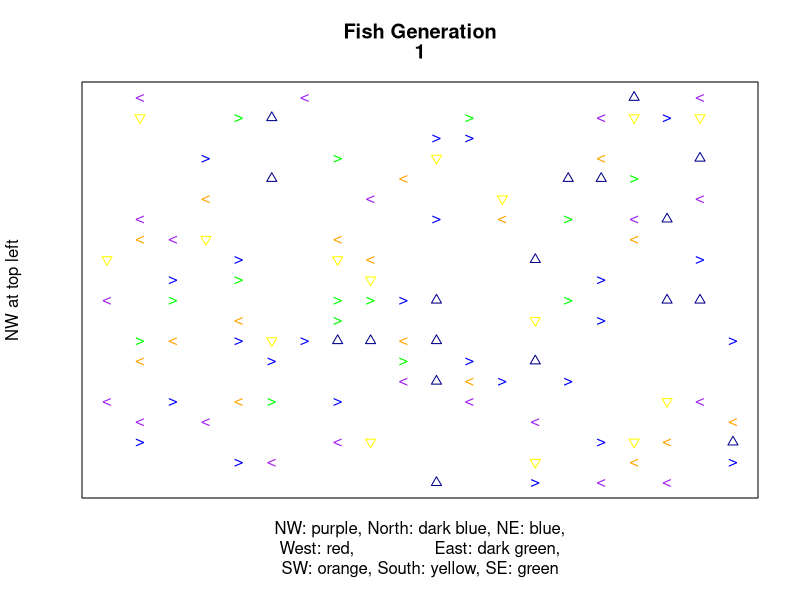
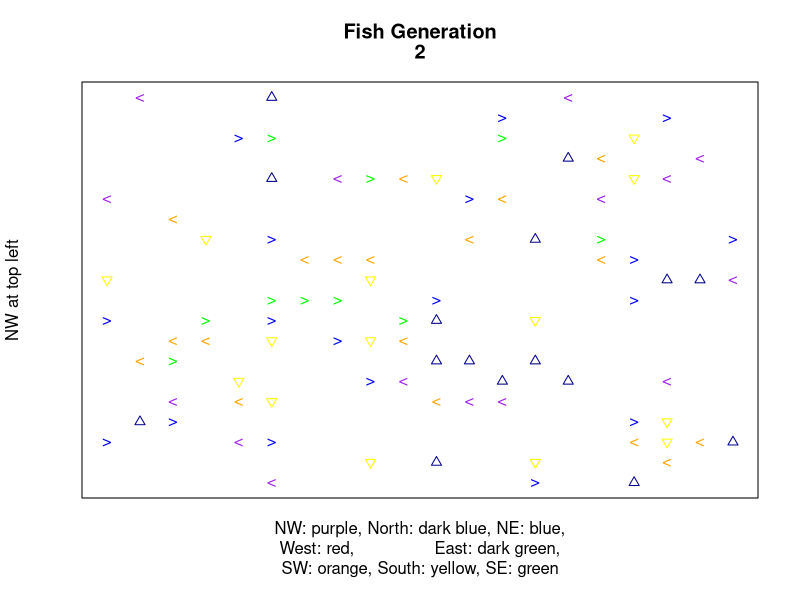
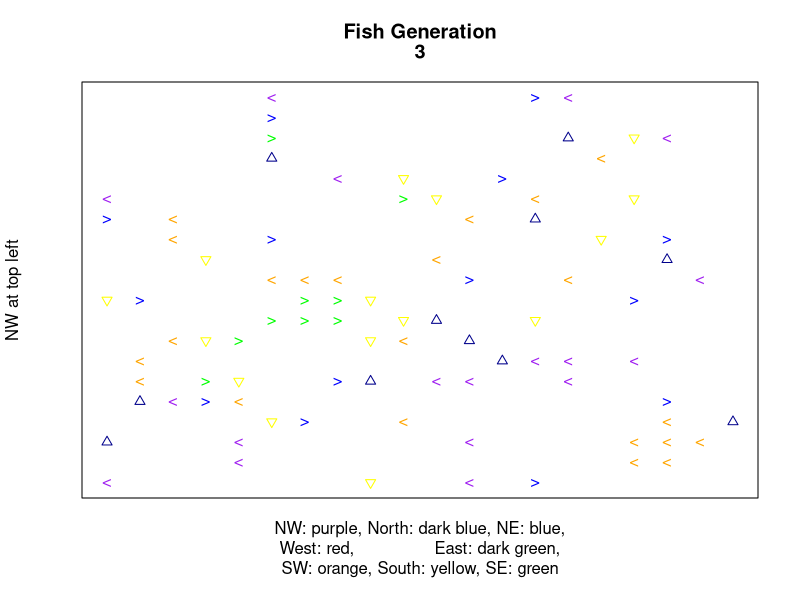
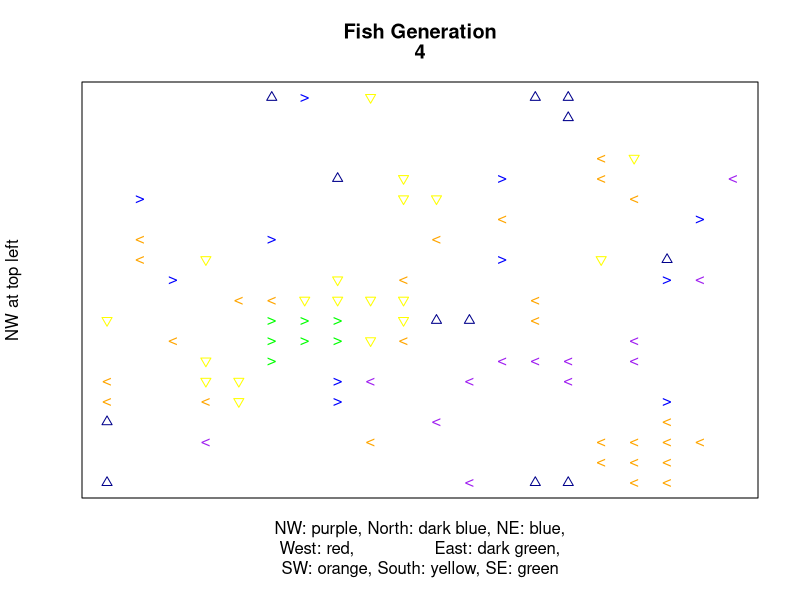
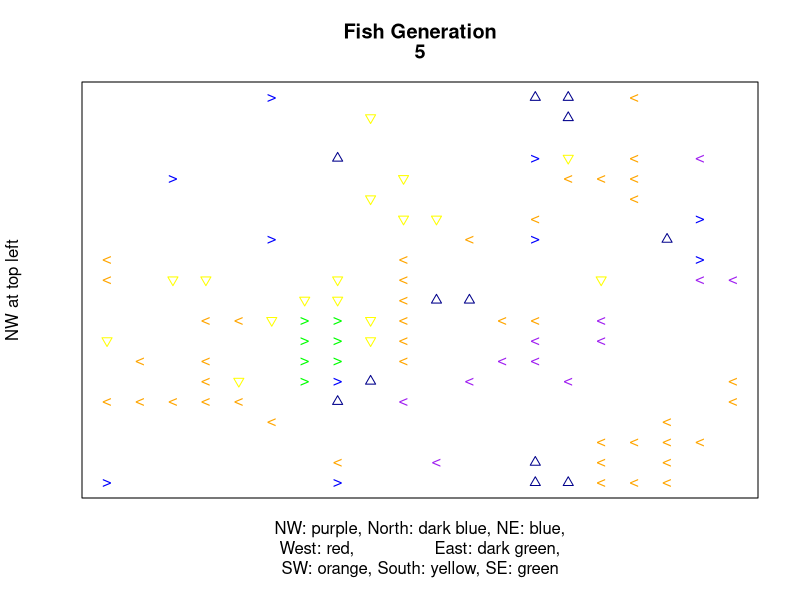
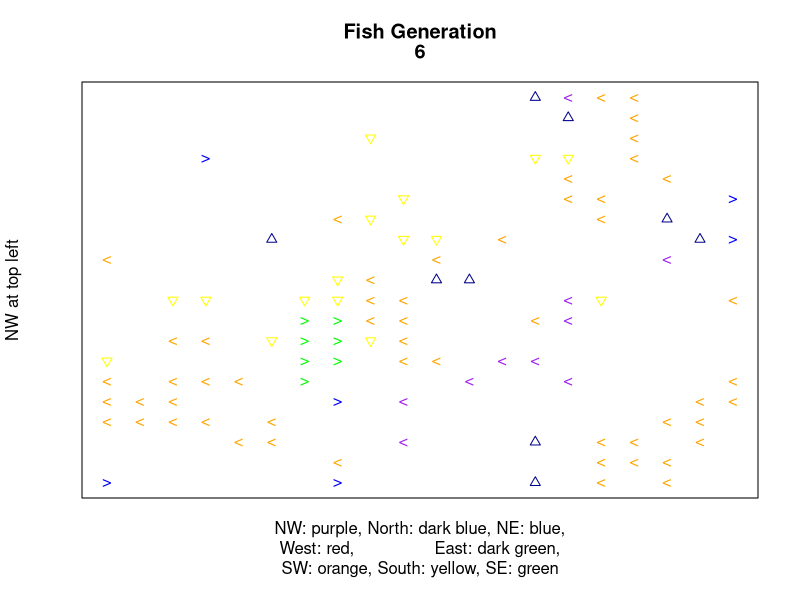
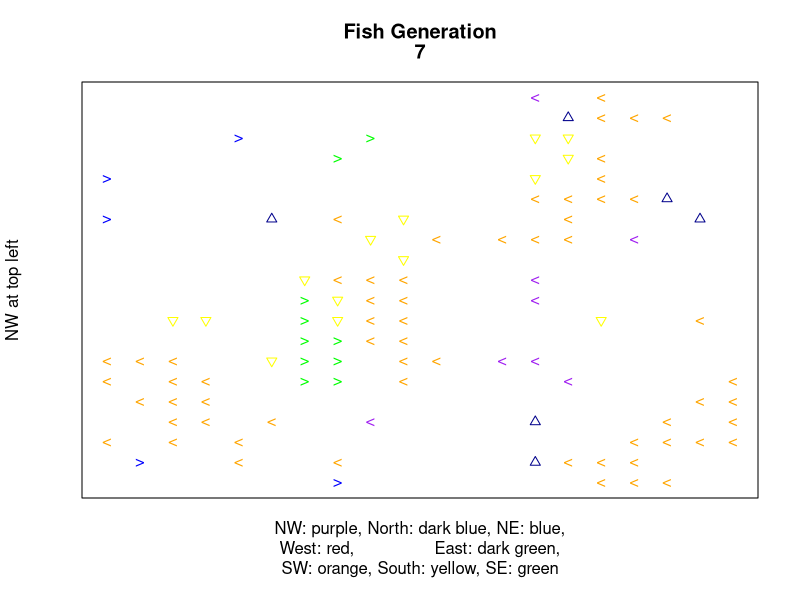
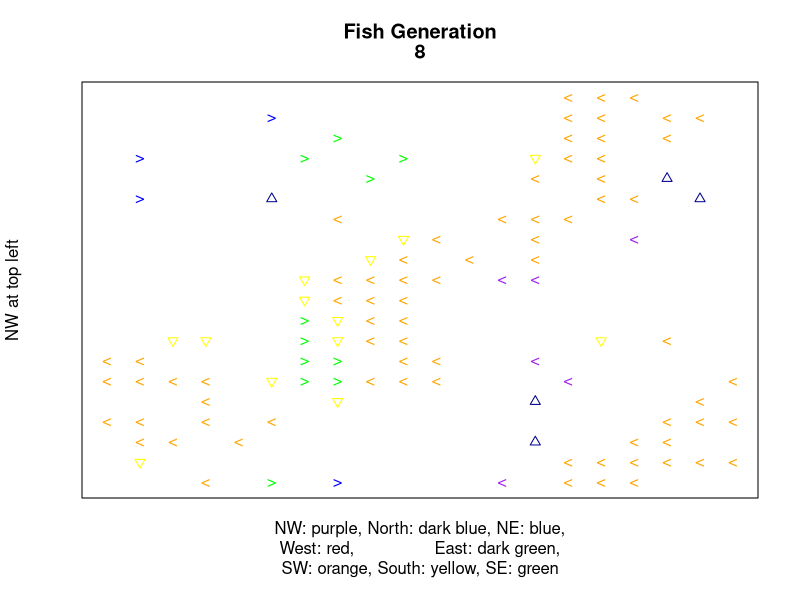

The R source for these figures, in order:
# CA Project 
# Module 14.10 - 'Fish Schooling'
# Version 1.1
# same as 1.0 but counts own direction in mean
# because all neighbors influence each other
# so I think this will be more realistic

# ignore cohesion rule
# obey separation rule and alignment rule
# separation takes precedence

# this version's interpretation of separation rule:
# "don't move into the same space on the grid"

# wrap edges

# this version is probably gonna have the 'herky jerky' movement

# possible cell states (by 'cell' I mean 'pair of coords')
EMPTY <- c(0,0)   # unoccupied cell                    #white
#NW <- list(1,-1)     # fish with direction of Northwest   #purple
#NORTH <- list(1,0)   # fish with direction of North       #indigo
#NE <- list(1,1)      # fish with direction of Northeast   #blue
#WEST <- list(0,-1)   # fish with direction of West        #red
#EAST <- list(0,1)    # fish with direction of East        #dark green
#SW <- list(-1,-1)    # fish with direction of Southwest   #orange
#SOUTH <- list(-1,0)  # fish with direction of South       #yellow
#SE <- list(-1,1)     # fish with direction of Southeast   #green

# minimum gap between fish
#gap.size <- 1 # number of empty cells between two occupied cells


# dimensions
size <- 20
gens <- 30 # slices

probability <- 0.4 # to make sure some cells are empty (for initialization)


# FUNCTIONS

# test whether a pair of coords is (0,0)
empty <- function(coords) {
  return(sum(coords==EMPTY)==2)
}

# copy edges to ghost margins
wrap.edges <- function(slice) {
  # wrap top and bottom edges:
  for(i in 1:2) {
    loaf[[slice]][[i]] <- loaf[[slice]][[size+i]]
    loaf[[slice]][[size+i+2]] <- loaf[[slice]][[i+2]]
  }
  # wrap left and right edges:
  for(i in 1:2) {
    for(row in 3:(size+2)) {
      loaf[[slice]][[row]][[i]] <- loaf[[slice]][[row]][[size+i]]
      loaf[[slice]][[row]][[size+2+i]] <- loaf[[slice]][[row]][[i+2]]
    }
  }
  # set corners:
  for(i in 1:2) {
    for(j in 1:2) {
      # top corners
      loaf[[slice]][[i]][[j]] <- loaf[[slice]][[size+i]][[size+j]]
      loaf[[slice]][[i]][[size+j+2]] <- loaf[[slice]][[size+i]][[j+2]]
      # bottom corners
      loaf[[slice]][[size+i+2]][[j]] <- loaf[[slice]][[i+2]][[size+j]]
      loaf[[slice]][[size+i+2]][[size+j+2]] <- loaf[[slice]][[i+2]][[j+2]]
    }
  }
  return(loaf[[slice]])
}

# get mean direction of all neighbors 
# (Moore's neighborhood,  dist 1 )
get.mean.dir <- function(slice,this.r,this.c) {
  #if(empty(loaf[[slice-1]][[this.r]][[this.c]])) { return(EMPTY) }
  dist <- 1
  num.neighbors <- 0
  neighbor.directions <- EMPTY
  for(row in -dist:dist) {
    for(col in -dist:dist) {
      bro.dir <- unlist(loaf[[slice-1]][[this.r+row]][[this.c+col]])
      #if(!(row==0 && col==0) && !empty(bro.dir)) {
      if(!empty(bro.dir)) {
        num.neighbors <- num.neighbors + 1
        neighbor.directions <- neighbor.directions + bro.dir
      }
    }
  }
  
  #mean <- round(neighbor.directions/num.neighbors)
  mean <- neighbor.directions/num.neighbors
  for(i in 1:2) {
    remainder <- mean[i]%%1
    #if((mean[i]>0 && remainder>=.5) || (mean[i]<0 && remainder<.5)) { 
    if(remainder>=.5) {
      if(mean[i]>0) {
        mean[i] <- ceiling(mean[i]) 
      } else {
        mean[i] <- floor(mean[i]) 
      }
      #mean[i] <- ceiling(mean[i]) 
    } else { mean[i] <- round(mean[i]) }
  }
  if(num.neighbors==0 || empty(mean)) {
    return(unlist(loaf[[slice-1]][[this.r]][[this.c]]))
  } else { return(mean) }
}

# should keep two fish from moving into the same empty cell
# and keep fish from moving into occupied cell.
okay.to.move <- function(slice,row,col,dest) {
  if(!empty(unlist(loaf[[slice-1]][[dest[1]]][[dest[2]]]))) { return(FALSE) }
  for(r in -1:1) {
    for(c in -1:1) {
      bro.row <- dest[1]+r
      bro.col <- dest[2]+c
      bro.dir <- unlist(loaf[[slice-1]][[bro.row]][[bro.col]])
      if((!(bro.row==row && bro.col==col) && !empty(bro.dir)) && empty(bro.dir+c(r,c))) {
        return(FALSE)
      }
    }
  }
  return(TRUE)
}

# Plot the grid for the generation specified.
print <- function(slice) {
  FLIPPED.Y.AXIS <- 1:(size+4)#:1 # rows reversed for plotting
  # it would be much more efficient to use a matrix here,
  # but this makes the code easier to read at a glance
  nw.x <- vector() 
  nw.y <- vector()
  north.x <- vector()
  north.y <- vector()
  ne.x <- vector()
  ne.y <- vector()
  west.x <- vector()
  west.y <- vector()
  east.x <- vector()
  east.y <- vector()
  sw.x <- vector()
  sw.y <- vector()
  south.x <- vector()
  south.y <- vector()
  se.x <- vector()
  se.y <- vector()
  
  for (row in 3:(size+2)) {
    for (col in 3:(size+2)) {
      direction <- unlist(loaf[[slice]][[row]][[col]])
      if(direction[1]==1) {
        if(direction[2]==-1) {
          nw.x <- c(nw.x,col)
          nw.y <- c(nw.y,FLIPPED.Y.AXIS[row])
        } else if(direction[2]==0) {
          north.x <- c(north.x,col)
          north.y <- c(north.y,FLIPPED.Y.AXIS[row])
        } else {
          ne.x <- c(ne.x,col)
          ne.y <- c(ne.y,FLIPPED.Y.AXIS[row])
        }
      } else if(direction[1]==0) {
        if(direction[2]==-1) {
          west.x <- c(west.x,col)
          west.y <- c(west.y,FLIPPED.Y.AXIS[row])
          #} else if(direction[2]==0) {
          #  empty.x <- c(empty.x,col)
          #  empty.y <- c(empty.y,FLIPPED.Y.AXIS[row])
        } else if(direction[2]==1) {
          east.x <- c(east.x,col)
          east.y <- c(east.y,FLIPPED.Y.AXIS[row])
        }
      } else {
        if(direction[2]==-1) {
          sw.x <- c(sw.x,col)
          sw.y <- c(sw.y,FLIPPED.Y.AXIS[row])
        } else if(direction[2]==0) {
          south.x <- c(south.x,col)
          south.y <- c(south.y,FLIPPED.Y.AXIS[row])
        } else {
          se.x <- c(se.x,col)
          se.y <- c(se.y,FLIPPED.Y.AXIS[row])
        }
      }
    }
  }
  
  # NW is PURPLE
  plot(x=nw.x,y=nw.y,ylim=c(3,size+2),
       xlim=c(3,size+2),pch=60,col="purple",
       main=c("Fish Generation",slice),
       yaxt="n",xaxt="n",
       xlab="NW: purple, North: dark blue, NE: blue,\nWest: red,                East: dark green,\nSW: orange, South: yellow, SE: green",
       ylab="NW at top left") 
  # North is DARK BLUE 
  points(x=north.x,y=north.y,pch=2,col="dark blue")
  # NE is BLUE
  points(x=ne.x,y=ne.y,pch=62,col="blue")
  # WEST is RED
  points(x=west.x,y=west.y,pch=171,col="red")
  # EAST is DARK GREEN
  points(x=east.x,y=east.y,pch=187,col="dark green")
  # SW is ORANGE
  points(x=sw.x,y=sw.y,pch=60,col="orange")
  # SOUTH is YELLOW
  points(x=south.x,y=south.y,pch=6,col="yellow")
  # SE is GREEN
  points(x=se.x,y=se.y,pch=62,col="green")
}


# set up empty loaf
# don't forget to initialize 'ghost' borders (2 cell margin)
loaf <- list()
for(slice in 1:gens) {
  loaf[[slice]] <- list()
  for(row in 1:(size+4)) {
    loaf[[slice]][[row]] <- list()
    for(col in 1:(size+4)) {
      loaf[[slice]][[row]][[col]] <- c(0,0)
    }
  }
}

# set up initial random configuration slice (generation 1)
for(row in 3:(size+2)) {
  for(col in 3:(size+2)) {
    if(rbinom(1,1,probability)) {
      loaf[[1]][[row]][[col]] <- floor(runif(2,-1,2))
    }
  }
}
loaf[[1]] <- wrap.edges(1)
print(1)

# FOR LOOP
for(slice in 2:gens) {
  for(row in 3:(size+2)) {
    for(col in 3:(size+2)) {
      direction <- unlist(loaf[[slice-1]][[row]][[col]])
      if(!empty(direction)) {
        new.direction <- get.mean.dir(slice,row,col)
        loaf[[slice]][[row]][[col]] <- new.direction
        destination <- c(row,col)+direction
        if(okay.to.move(slice,row,col,destination)) {
          #loaf[[slice]][[destination[1]]][[destination[2]]] <- direction
          
          for(i in 1:2) {
            if(destination[i]<3) {
              destination[i] <- destination[i]+size
            } else if(destination[i]>(size+2)) {
              destination[i] <- destination[i]-size
            }
          }
          loaf[[slice]][[destination[1]]][[destination[2]]] <- direction
          loaf[[slice]][[row]][[col]] <- EMPTY
        }
      } #else { loaf[[slice]][[row]][[col]] <- EMPTY }
    }
  }
  loaf[[slice]] <- wrap.edges(slice)
  print(slice)
}
